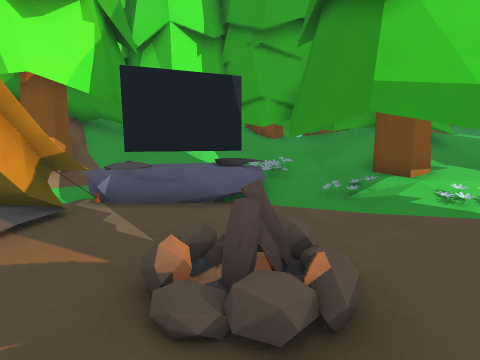
[1] (above)

23 first-person views from a walk through a level from a Godot 3-D game. The camera is 1.2 m above the floor, tilts 8° down and sees 85° across. The floor is counted in squares, 1 m on a side. Each view is taken from the middle of a square. On the plan, view 1 faces up. The plan holds only what a view shows up to about 12 squares ahead; the rest is blank. The place goes on beyond the plan. Characters and animated objects are not drawn. Some surface patterns are stand-ins.

[2]
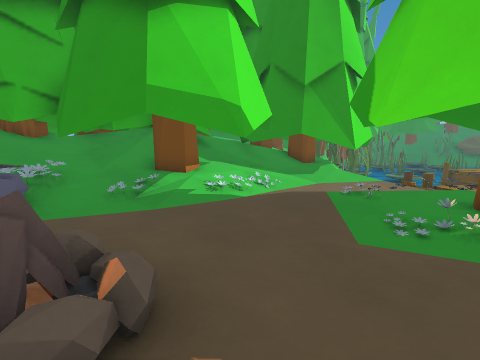

[3]
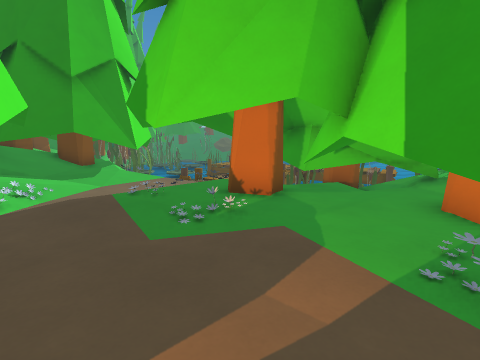

[4]
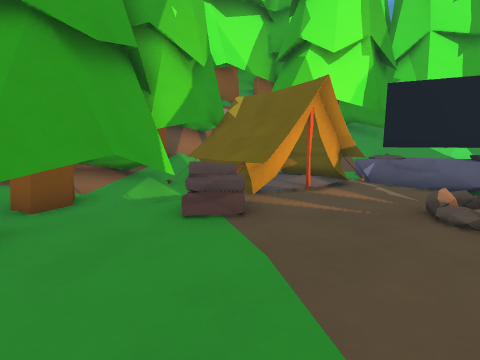

[5]
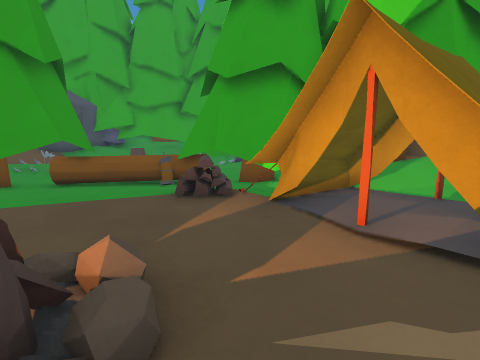

[6]
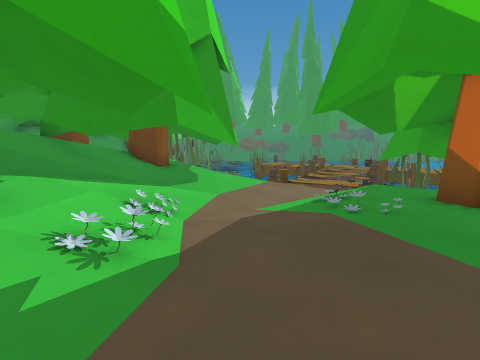

[7]
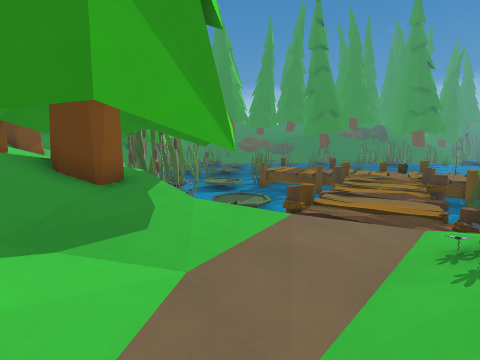

[8]
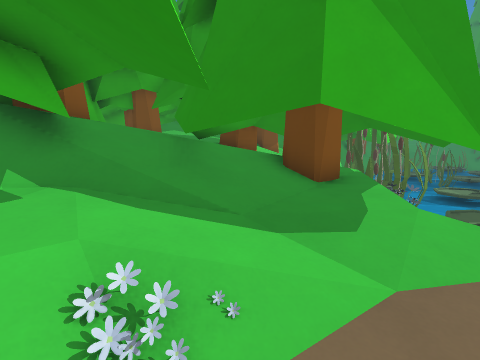

[9]
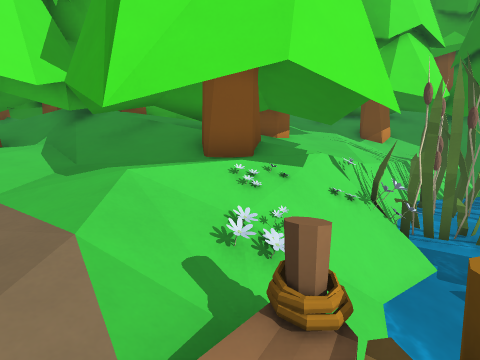

[10]
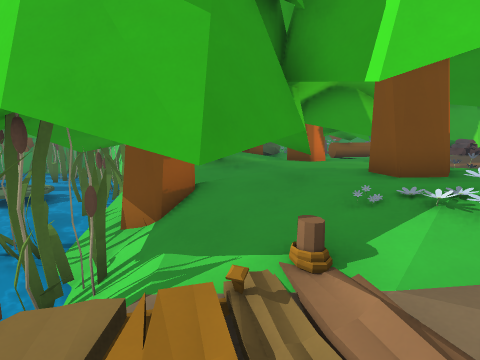

[11]
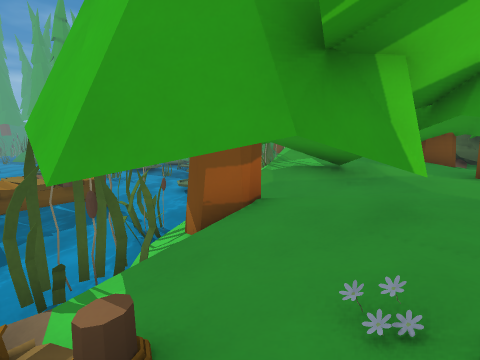

[12]
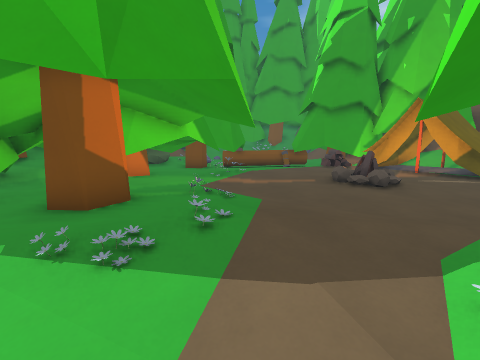

[13]
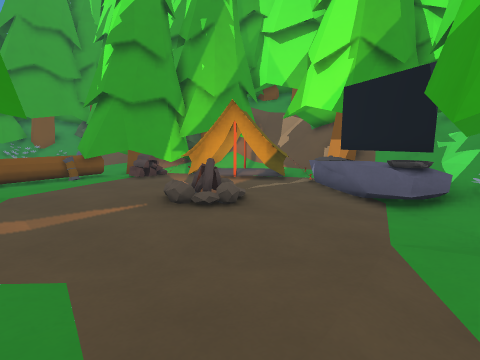

[14]
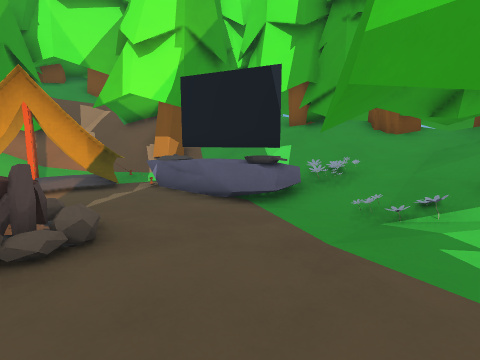

[15]
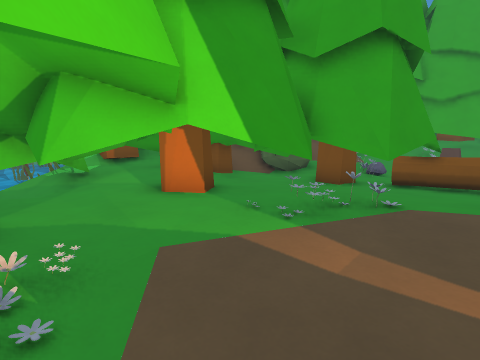

[16]
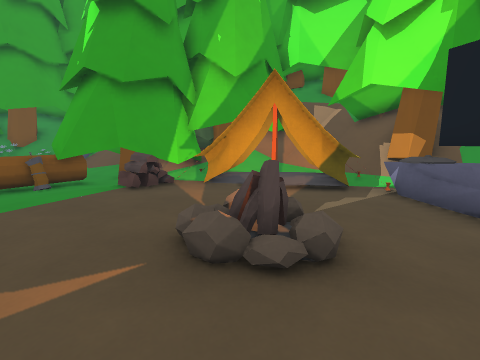

[17]
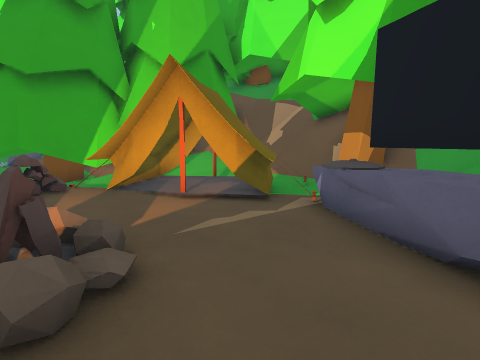

[18]
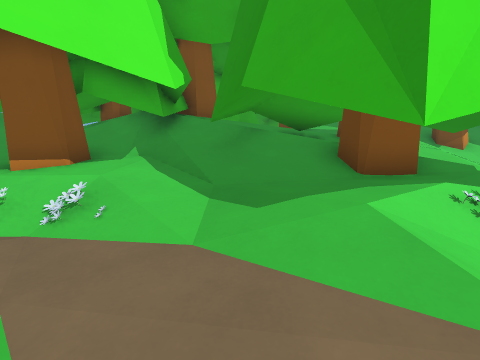

[19]
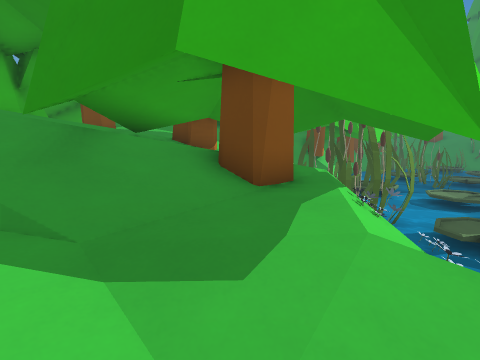

[20]
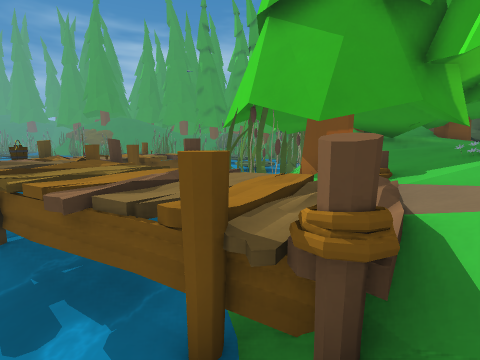

[21]
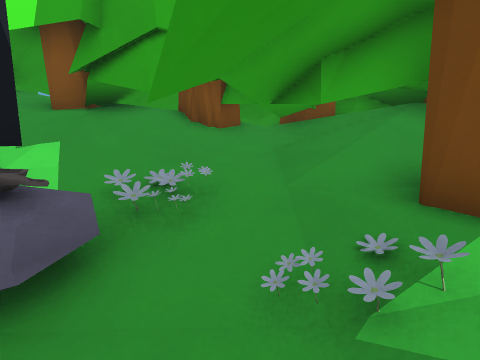

[22]
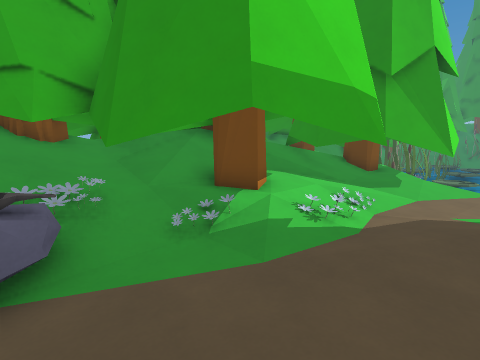

[23]
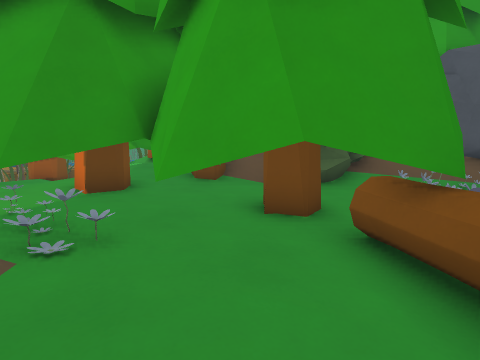

### Floor plan
Key: @ floor where view 1 was taken; # wall or solid block; . main floor; : floor 0.25 m higher than the main floor; - floor 0.25 m lower than the main floor; + floor 0.5 m higher than the main floor; _ floor 0.5 m lower than the main floor; * floor 0.75 m higher than the main floor; < floor 1 m lower than the main floor; % floor 1.5 m higher than the main floor; ( floor 1.75 m lower than the main floor; / step, stairs or slope; = window, fence, low wall or low ledge; ~ water the walk can cross; ≈ water the walk keeps out of; ^ raised ledge; v drop or lower ground; T tree; E tent; C campfire; L log; O other object.
Columns run from 7 left of view 1 to 18 right of it. Each row starts with its distance up from view 1.
 12   TTTTTT##T^######^ #
 11  ^TTTTT#TTTT ###%=TTTT+ :v
 10  TTTTTTTTTTT^T#%#TTTTT::v≈
  9 T#^#TT*TTTOTTTTT#TTTTTTv≈≈
  8 ###     TTOTT+/TTTTT+TTv≈≈
  7 ##T.=###T///T::TT/TT:TT#≈≈
  6 ##- OO=---..///TT::://=≈≈≈
  5  EEEE.-----T////.TT///(^^≈
  4 .EEEE...---.T.---/T//~≈^^^
  3 TE.....//.-...----///≈ ^^≈
  2 TTEEE./C/.-...T/__//#≈≈≈≈
  1 TTEEE.....-T/...//_/__≈≈
  0 TTT.:..@..../TT./-///(_≈=
 -1 TTT.O......T.TT.TTTT_≈_≈_≈
 -2 TTT-..../TTTTT.TTTTT≈≈≈≈_
 -3 TTT--..//TTT TTTTT ##≈≈≈≈
 -4 TTLL--TTTTTTTTTT TT≈T≈≈≈≈=
 -5 T -LLTTTT   TTTTTT<≈T≈≈≈≈=
 -6    -LTTTT TT TTTTTT≈≈≈≈≈≈
 -7     TT T  TTT TTTTTT≈≈≈≈

Where each view was taken, in squares from view 1:
view 1: 0 up, 0 right, facing up
view 2: 0 up, 0 right, facing up-right
view 3: 0 up, 0 right, facing right
view 4: 3 down, 0 right, facing up-left
view 5: 4 up, 0 right, facing down-left
view 6: 4 up, 2 right, facing right
view 7: 4 up, 6 right, facing right
view 8: 4 up, 6 right, facing up-right
view 9: 1 up, 12 right, facing up
view 10: 1 up, 13 right, facing down-left
view 11: 1 up, 10 right, facing down
view 12: 5 up, 8 right, facing down-left
view 13: 3 up, 6 right, facing left
view 14: 2 up, 4 right, facing up-left
view 15: 2 up, 3 right, facing down
view 16: 2 up, 3 right, facing left
view 17: 4 up, 2 right, facing left
view 18: 2 up, 9 right, facing up
view 19: 4 up, 8 right, facing up-right
view 20: 4 up, 13 right, facing down
view 21: 5 up, 2 right, facing up
view 22: 3 up, 0 right, facing up-right
view 23: 2 down, 3 left, facing down-right
